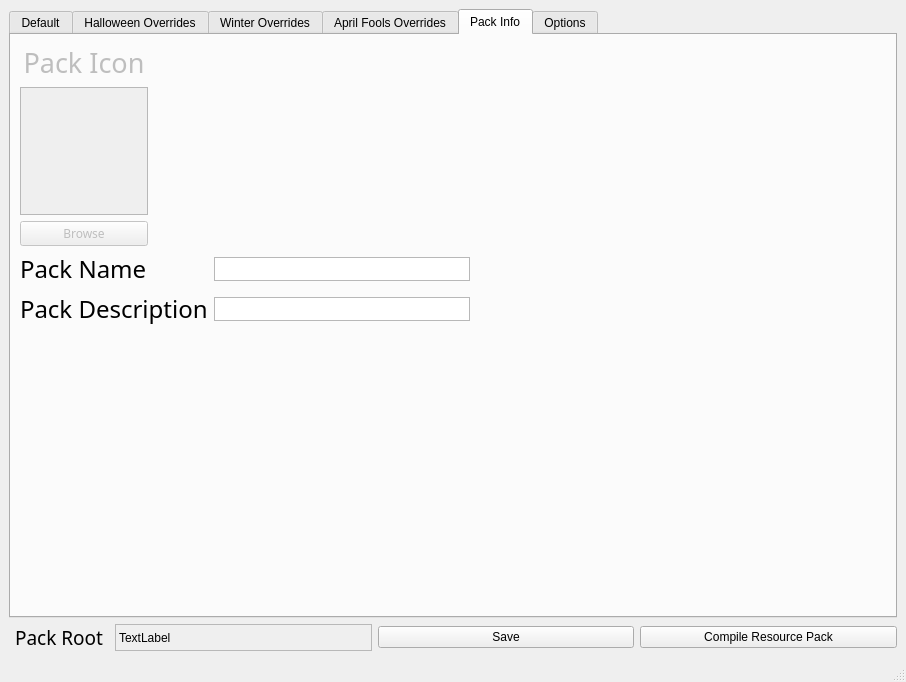
<?xml version="1.0" encoding="UTF-8"?>
<ui version="4.0">
 <class>MainWindow</class>
 <widget class="QMainWindow" name="MainWindow">
  <property name="geometry">
   <rect>
    <x>0</x>
    <y>0</y>
    <width>906</width>
    <height>682</height>
   </rect>
  </property>
  <property name="windowTitle">
   <string>Corporate Clash Resource Pack Editor</string>
  </property>
  <property name="styleSheet">
   <string notr="true">*{font-family:
 &quot;Impress BT&quot;;}</string>
  </property>
  <widget class="QWidget" name="centralwidget">
   <layout class="QGridLayout" name="gridLayout">
    <item row="5" column="1">
     <widget class="QLabel" name="rootDisplay">
      <property name="frameShape">
       <enum>QFrame::StyledPanel</enum>
      </property>
      <property name="text">
       <string>TextLabel</string>
      </property>
      <property name="scaledContents">
       <bool>true</bool>
      </property>
     </widget>
    </item>
    <item row="5" column="2">
     <widget class="QPushButton" name="saveButton">
      <property name="text">
       <string>Save</string>
      </property>
      <property name="flat">
       <bool>false</bool>
      </property>
     </widget>
    </item>
    <item row="5" column="3">
     <widget class="QPushButton" name="compileButton">
      <property name="text">
       <string>Compile Resource Pack</string>
      </property>
     </widget>
    </item>
    <item row="5" column="0">
     <widget class="QLabel" name="label">
      <property name="maximumSize">
       <size>
        <width>100</width>
        <height>16777215</height>
       </size>
      </property>
      <property name="font">
       <font>
        <family>Impress BT</family>
        <pointsize>14</pointsize>
       </font>
      </property>
      <property name="text">
       <string>Pack Root</string>
      </property>
      <property name="alignment">
       <set>Qt::AlignCenter</set>
      </property>
     </widget>
    </item>
    <item row="0" column="0" colspan="4">
     <widget class="QTabWidget" name="tabWidget">
      <property name="enabled">
       <bool>true</bool>
      </property>
      <property name="tabPosition">
       <enum>QTabWidget::North</enum>
      </property>
      <property name="tabShape">
       <enum>QTabWidget::Rounded</enum>
      </property>
      <property name="currentIndex">
       <number>4</number>
      </property>
      <widget class="QWidget" name="tab">
       <attribute name="title">
        <string>Default</string>
       </attribute>
       <layout class="QGridLayout" name="gridLayout_3">
        <item row="0" column="0">
         <widget class="QTableWidget" name="tableWidget">
          <property name="selectionMode">
           <enum>QAbstractItemView::NoSelection</enum>
          </property>
          <property name="gridStyle">
           <enum>Qt::SolidLine</enum>
          </property>
          <property name="cornerButtonEnabled">
           <bool>false</bool>
          </property>
          <attribute name="horizontalHeaderCascadingSectionResizes">
           <bool>false</bool>
          </attribute>
          <attribute name="horizontalHeaderMinimumSectionSize">
           <number>60</number>
          </attribute>
          <attribute name="horizontalHeaderDefaultSectionSize">
           <number>240</number>
          </attribute>
          <attribute name="horizontalHeaderShowSortIndicator" stdset="0">
           <bool>false</bool>
          </attribute>
          <attribute name="horizontalHeaderStretchLastSection">
           <bool>true</bool>
          </attribute>
          <attribute name="verticalHeaderCascadingSectionResizes">
           <bool>false</bool>
          </attribute>
          <attribute name="verticalHeaderMinimumSectionSize">
           <number>41</number>
          </attribute>
          <attribute name="verticalHeaderShowSortIndicator" stdset="0">
           <bool>false</bool>
          </attribute>
          <attribute name="verticalHeaderStretchLastSection">
           <bool>false</bool>
          </attribute>
          <column>
           <property name="text">
            <string>name</string>
           </property>
          </column>
          <column>
           <property name="text">
            <string>file</string>
           </property>
          </column>
         </widget>
        </item>
       </layout>
      </widget>
      <widget class="QWidget" name="tab_2">
       <attribute name="title">
        <string>Halloween Overrides</string>
       </attribute>
       <layout class="QGridLayout" name="gridLayout_4">
        <item row="1" column="0" colspan="2">
         <widget class="QTableWidget" name="overrideTable_HA">
          <property name="selectionMode">
           <enum>QAbstractItemView::NoSelection</enum>
          </property>
          <property name="gridStyle">
           <enum>Qt::SolidLine</enum>
          </property>
          <property name="cornerButtonEnabled">
           <bool>false</bool>
          </property>
          <attribute name="horizontalHeaderCascadingSectionResizes">
           <bool>false</bool>
          </attribute>
          <attribute name="horizontalHeaderMinimumSectionSize">
           <number>60</number>
          </attribute>
          <attribute name="horizontalHeaderDefaultSectionSize">
           <number>240</number>
          </attribute>
          <attribute name="horizontalHeaderShowSortIndicator" stdset="0">
           <bool>false</bool>
          </attribute>
          <attribute name="horizontalHeaderStretchLastSection">
           <bool>true</bool>
          </attribute>
          <attribute name="verticalHeaderCascadingSectionResizes">
           <bool>false</bool>
          </attribute>
          <attribute name="verticalHeaderMinimumSectionSize">
           <number>41</number>
          </attribute>
          <attribute name="verticalHeaderShowSortIndicator" stdset="0">
           <bool>false</bool>
          </attribute>
          <attribute name="verticalHeaderStretchLastSection">
           <bool>false</bool>
          </attribute>
          <column>
           <property name="text">
            <string>name</string>
           </property>
          </column>
          <column>
           <property name="text">
            <string>file</string>
           </property>
          </column>
         </widget>
        </item>
        <item row="0" column="0">
         <widget class="QPushButton" name="addOverrideButton_HA">
          <property name="maximumSize">
           <size>
            <width>80</width>
            <height>16777215</height>
           </size>
          </property>
          <property name="text">
           <string>Add Override</string>
          </property>
         </widget>
        </item>
       </layout>
      </widget>
      <widget class="QWidget" name="tab_3">
       <attribute name="title">
        <string>Winter Overrides</string>
       </attribute>
       <layout class="QGridLayout" name="gridLayout_5">
        <item row="1" column="0" colspan="2">
         <widget class="QTableWidget" name="overrideTable_WI">
          <property name="selectionMode">
           <enum>QAbstractItemView::NoSelection</enum>
          </property>
          <property name="gridStyle">
           <enum>Qt::SolidLine</enum>
          </property>
          <property name="cornerButtonEnabled">
           <bool>false</bool>
          </property>
          <attribute name="horizontalHeaderCascadingSectionResizes">
           <bool>false</bool>
          </attribute>
          <attribute name="horizontalHeaderMinimumSectionSize">
           <number>60</number>
          </attribute>
          <attribute name="horizontalHeaderDefaultSectionSize">
           <number>240</number>
          </attribute>
          <attribute name="horizontalHeaderShowSortIndicator" stdset="0">
           <bool>false</bool>
          </attribute>
          <attribute name="horizontalHeaderStretchLastSection">
           <bool>true</bool>
          </attribute>
          <attribute name="verticalHeaderCascadingSectionResizes">
           <bool>false</bool>
          </attribute>
          <attribute name="verticalHeaderMinimumSectionSize">
           <number>41</number>
          </attribute>
          <attribute name="verticalHeaderShowSortIndicator" stdset="0">
           <bool>false</bool>
          </attribute>
          <attribute name="verticalHeaderStretchLastSection">
           <bool>false</bool>
          </attribute>
          <column>
           <property name="text">
            <string>name</string>
           </property>
          </column>
          <column>
           <property name="text">
            <string>file</string>
           </property>
          </column>
         </widget>
        </item>
        <item row="0" column="0">
         <widget class="QPushButton" name="addOverrideButton_WI">
          <property name="maximumSize">
           <size>
            <width>80</width>
            <height>16777215</height>
           </size>
          </property>
          <property name="text">
           <string>Add Override</string>
          </property>
         </widget>
        </item>
       </layout>
      </widget>
      <widget class="QWidget" name="tab_4">
       <attribute name="title">
        <string>April Fools Overrides</string>
       </attribute>
       <layout class="QGridLayout" name="gridLayout_6">
        <item row="1" column="0" colspan="2">
         <widget class="QTableWidget" name="overrideTable_AF">
          <property name="selectionMode">
           <enum>QAbstractItemView::NoSelection</enum>
          </property>
          <property name="gridStyle">
           <enum>Qt::SolidLine</enum>
          </property>
          <property name="cornerButtonEnabled">
           <bool>false</bool>
          </property>
          <attribute name="horizontalHeaderCascadingSectionResizes">
           <bool>false</bool>
          </attribute>
          <attribute name="horizontalHeaderMinimumSectionSize">
           <number>60</number>
          </attribute>
          <attribute name="horizontalHeaderDefaultSectionSize">
           <number>240</number>
          </attribute>
          <attribute name="horizontalHeaderShowSortIndicator" stdset="0">
           <bool>false</bool>
          </attribute>
          <attribute name="horizontalHeaderStretchLastSection">
           <bool>true</bool>
          </attribute>
          <attribute name="verticalHeaderCascadingSectionResizes">
           <bool>false</bool>
          </attribute>
          <attribute name="verticalHeaderMinimumSectionSize">
           <number>41</number>
          </attribute>
          <attribute name="verticalHeaderShowSortIndicator" stdset="0">
           <bool>false</bool>
          </attribute>
          <attribute name="verticalHeaderStretchLastSection">
           <bool>false</bool>
          </attribute>
          <column>
           <property name="text">
            <string>name</string>
           </property>
          </column>
          <column>
           <property name="text">
            <string>file</string>
           </property>
          </column>
         </widget>
        </item>
        <item row="0" column="0">
         <widget class="QPushButton" name="addOverrideButton_AF">
          <property name="maximumSize">
           <size>
            <width>80</width>
            <height>16777215</height>
           </size>
          </property>
          <property name="text">
           <string>Add Override</string>
          </property>
         </widget>
        </item>
       </layout>
      </widget>
      <widget class="QWidget" name="tab_5">
       <attribute name="title">
        <string>Pack Info</string>
       </attribute>
       <layout class="QGridLayout" name="gridLayout_7">
        <item row="4" column="3">
         <spacer name="horizontalSpacer_2">
          <property name="orientation">
           <enum>Qt::Horizontal</enum>
          </property>
          <property name="sizeHint" stdset="0">
           <size>
            <width>40</width>
            <height>20</height>
           </size>
          </property>
         </spacer>
        </item>
        <item row="5" column="1">
         <widget class="QLabel" name="label_6">
          <property name="font">
           <font>
            <family>Impress BT</family>
            <pointsize>18</pointsize>
           </font>
          </property>
          <property name="text">
           <string>Pack Description</string>
          </property>
          <property name="alignment">
           <set>Qt::AlignLeading|Qt::AlignLeft|Qt::AlignVCenter</set>
          </property>
         </widget>
        </item>
        <item row="5" column="2">
         <widget class="QTextEdit" name="pi_packDesc">
          <property name="maximumSize">
           <size>
            <width>16777215</width>
            <height>24</height>
           </size>
          </property>
         </widget>
        </item>
        <item row="4" column="4">
         <spacer name="horizontalSpacer_3">
          <property name="orientation">
           <enum>Qt::Horizontal</enum>
          </property>
          <property name="sizeHint" stdset="0">
           <size>
            <width>40</width>
            <height>20</height>
           </size>
          </property>
         </spacer>
        </item>
        <item row="4" column="1">
         <widget class="QLabel" name="label_5">
          <property name="font">
           <font>
            <family>Impress BT</family>
            <pointsize>18</pointsize>
           </font>
          </property>
          <property name="text">
           <string>Pack Name</string>
          </property>
          <property name="alignment">
           <set>Qt::AlignLeading|Qt::AlignLeft|Qt::AlignVCenter</set>
          </property>
         </widget>
        </item>
        <item row="4" column="2">
         <widget class="QTextEdit" name="pi_packName">
          <property name="maximumSize">
           <size>
            <width>16777215</width>
            <height>24</height>
           </size>
          </property>
         </widget>
        </item>
        <item row="10" column="1">
         <spacer name="verticalSpacer">
          <property name="orientation">
           <enum>Qt::Vertical</enum>
          </property>
          <property name="sizeHint" stdset="0">
           <size>
            <width>20</width>
            <height>40</height>
           </size>
          </property>
         </spacer>
        </item>
        <item row="1" column="1">
         <widget class="QLabel" name="label_4">
          <property name="enabled">
           <bool>false</bool>
          </property>
          <property name="sizePolicy">
           <sizepolicy hsizetype="Fixed" vsizetype="Fixed">
            <horstretch>0</horstretch>
            <verstretch>0</verstretch>
           </sizepolicy>
          </property>
          <property name="minimumSize">
           <size>
            <width>128</width>
            <height>0</height>
           </size>
          </property>
          <property name="font">
           <font>
            <family>Impress BT</family>
            <pointsize>20</pointsize>
           </font>
          </property>
          <property name="text">
           <string>Pack Icon</string>
          </property>
          <property name="alignment">
           <set>Qt::AlignCenter</set>
          </property>
         </widget>
        </item>
        <item row="2" column="1">
         <widget class="QGraphicsView" name="pi_packIconView">
          <property name="enabled">
           <bool>false</bool>
          </property>
          <property name="maximumSize">
           <size>
            <width>128</width>
            <height>128</height>
           </size>
          </property>
         </widget>
        </item>
        <item row="3" column="1">
         <widget class="QPushButton" name="pi_packIconBrowse">
          <property name="enabled">
           <bool>false</bool>
          </property>
          <property name="sizePolicy">
           <sizepolicy hsizetype="Fixed" vsizetype="Fixed">
            <horstretch>0</horstretch>
            <verstretch>0</verstretch>
           </sizepolicy>
          </property>
          <property name="minimumSize">
           <size>
            <width>128</width>
            <height>0</height>
           </size>
          </property>
          <property name="baseSize">
           <size>
            <width>0</width>
            <height>0</height>
           </size>
          </property>
          <property name="font">
           <font>
            <family>Impress BT</family>
            <kerning>true</kerning>
           </font>
          </property>
          <property name="text">
           <string>Browse</string>
          </property>
          <property name="default">
           <bool>false</bool>
          </property>
          <property name="flat">
           <bool>false</bool>
          </property>
         </widget>
        </item>
       </layout>
      </widget>
      <widget class="QWidget" name="tab_6">
       <attribute name="title">
        <string>Options</string>
       </attribute>
       <layout class="QGridLayout" name="gridLayout_2">
        <item row="0" column="0">
         <widget class="QLabel" name="label_2">
          <property name="sizePolicy">
           <sizepolicy hsizetype="Fixed" vsizetype="Fixed">
            <horstretch>0</horstretch>
            <verstretch>0</verstretch>
           </sizepolicy>
          </property>
          <property name="font">
           <font>
            <family>Impress BT</family>
            <pointsize>14</pointsize>
           </font>
          </property>
          <property name="text">
           <string>Panda Path</string>
          </property>
         </widget>
        </item>
        <item row="0" column="1">
         <widget class="QPushButton" name="optionsBrowsePandaPath">
          <property name="sizePolicy">
           <sizepolicy hsizetype="Fixed" vsizetype="Fixed">
            <horstretch>0</horstretch>
            <verstretch>0</verstretch>
           </sizepolicy>
          </property>
          <property name="text">
           <string>Browse</string>
          </property>
         </widget>
        </item>
        <item row="0" column="2">
         <widget class="QLabel" name="label_3">
          <property name="sizePolicy">
           <sizepolicy hsizetype="Preferred" vsizetype="Fixed">
            <horstretch>0</horstretch>
            <verstretch>0</verstretch>
           </sizepolicy>
          </property>
          <property name="font">
           <font>
            <family>Impress BT</family>
            <italic>true</italic>
           </font>
          </property>
          <property name="frameShadow">
           <enum>QFrame::Plain</enum>
          </property>
          <property name="text">
           <string>TextLabel</string>
          </property>
         </widget>
        </item>
        <item row="1" column="1">
         <spacer name="verticalSpacer_2">
          <property name="orientation">
           <enum>Qt::Vertical</enum>
          </property>
          <property name="sizeHint" stdset="0">
           <size>
            <width>20</width>
            <height>40</height>
           </size>
          </property>
         </spacer>
        </item>
       </layout>
      </widget>
     </widget>
    </item>
   </layout>
  </widget>
  <widget class="QMenuBar" name="menubar">
   <property name="geometry">
    <rect>
     <x>0</x>
     <y>0</y>
     <width>906</width>
     <height>21</height>
    </rect>
   </property>
  </widget>
  <widget class="QStatusBar" name="statusbar"/>
 </widget>
 <resources/>
 <connections/>
</ui>
